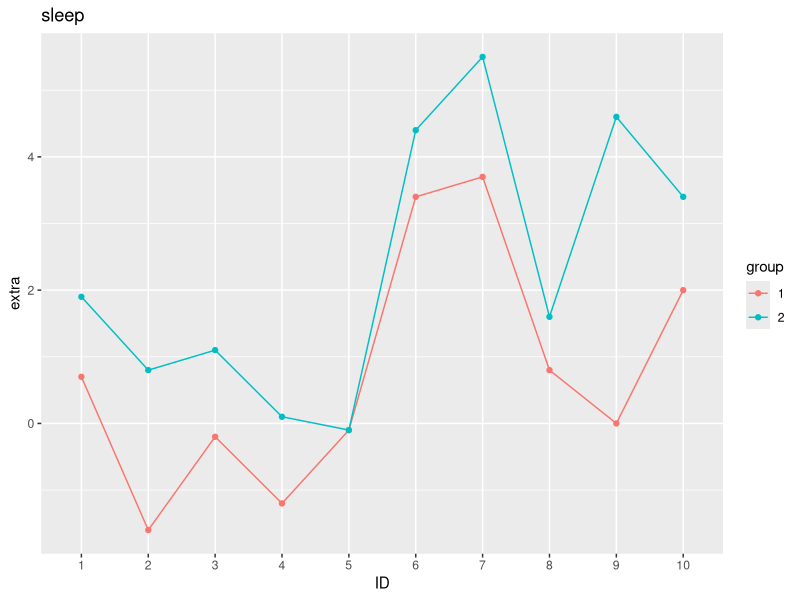

Here is the R script that generated this plot:
library(ggplot2)
library(dplyr)

d <- sleep
head(d)
# extra group ID
# 1   0.7     1  1
# 2  -1.6     1  2
# 3  -0.2     1  3
# 4  -1.2     1  4
# 5  -0.1     1  5
# 6   3.4     1  6

p <- ggplot(d, aes(x = ID, y = extra, group = group, colour = group))

p <- p + geom_line() + geom_point() +
    labs(title = "sleep", x = "ID", y = "extra") + scale_colour_hue()
plot(p)

grp1 <- d %>% filter(group == 1)
grp2 <- d %>% filter(group == 2)

t.test(grp1$extra, grp2$extra, paired = T)
# Paired t-test
#
# data:  grp1$extra and grp2$extra
# t = -4.0621, df = 9, p-value = 0.002833
# alternative hypothesis: true difference in means is not equal to 0
# 95 percent confidence interval:
# -2.4598858 -0.7001142
# sample estimates:
# mean of the differences
#               -1.58
